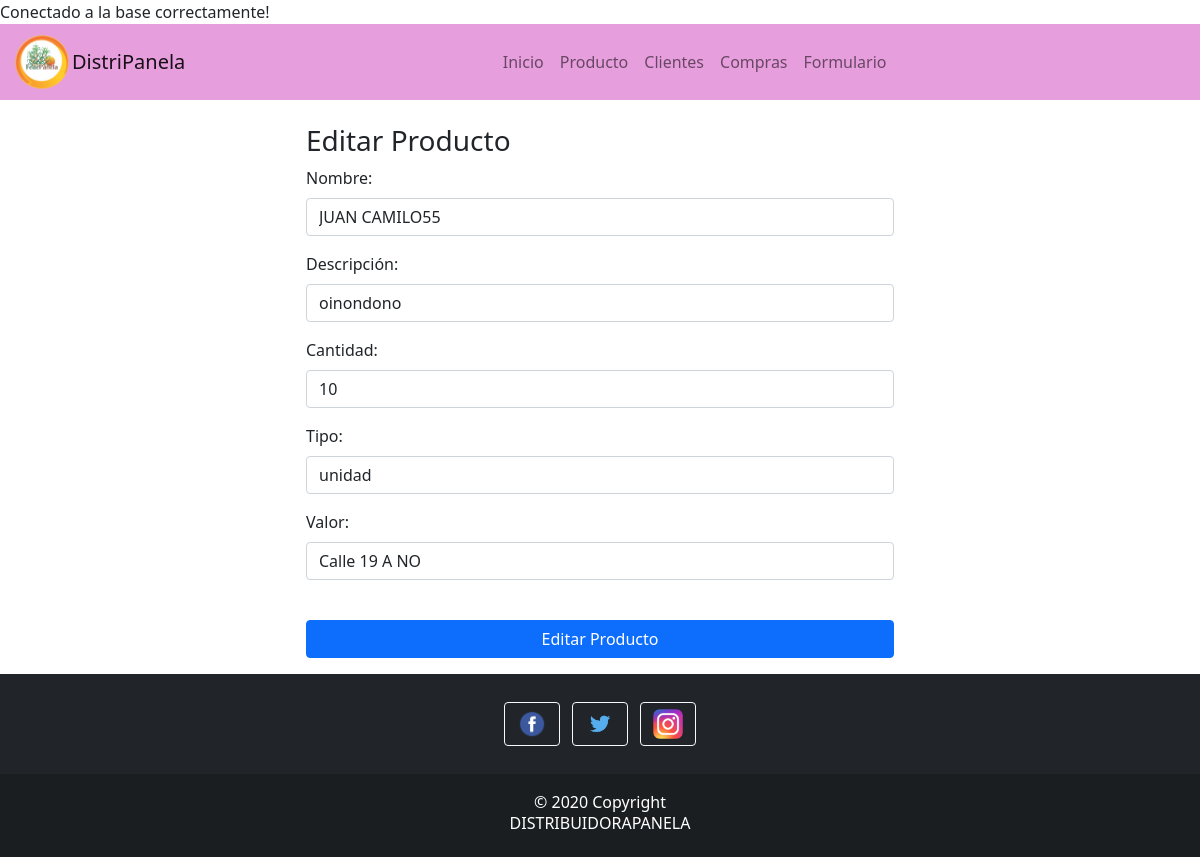
/actions/edit/editar_producto.php?id=17, run on the app's committed database.
### tables this page shows
CREATE TABLE `products` (
  `id` int(11) NOT NULL,
  `nombre` varchar(255) NOT NULL,
  `descripcion` varchar(255) NOT NULL,
  `cantidad` varchar(255) NOT NULL,
  `tipo` varchar(255) NOT NULL,
  `valor` varchar(255) NOT NULL,
  `USUARIOS_ID` int(11) NOT NULL
);

### models/products.php (called while the page is built, shortened)
<?php
class classProducts
{
    private $conn;
    private $db_table = "products";
    public function __construct($db)
    {
        $this->conn = $db;
    }
    public function search_one($id)
    {
        $query_search = 'SELECT  * FROM '. $this->db_table. ' WHERE id = :id';
        $stmt_search = $this->conn->prepare($query_search);
        $stmt_search->bindParam(':id', $id);
        $stmt_search->execute();
        $table_result_search = $stmt_search->fetch(PDO::FETCH_OBJ);
        return $table_result_search;
    }
}

### actions/edit/editar_producto.php (the view, shortened to what this page needs)
<?php include_once('../../config/connection_db.php')?>
<?php include_once('../../models/products.php')?>
<?php
$classDataBase = new classConnection_mysql;
$db = $classDataBase->connection();
$classProductos = new classProducts($db);
$id = $_GET['id'];
$obj_products = $classProductos->search_one($id);
?>
<!DOCTYPE html>
<html lang="en">
<head>
    <link href="https://cdn.jsdelivr.net/npm/bootstrap@5.0.2/dist/css/bootstrap.min.css" rel="stylesheet"
>
</head>
<body>
<header>
        <nav class="navbar navbar-expand-lg navbar-light" style="background-color: #e79edd;">
            <div class="container-fluid">
                <img src="../../img/logo-png.png" width="60" height="60" alt="">
                <a class="navbar-brand" href="#">DistriPanela</a>
                <div class="collapse navbar-collapse" id="navbarNavDropdown">
                    <ul class="navbar-nav mx-auto">
                        <li class="nav-item">
                            <a class="nav-link" aria-current="page" href="../../home.php">Inicio</a>
                        </li>
                        <li class="nav-item">
                            <a class="nav-link" href="../../producto.php">Producto</a>
                        </li>
                        <li class="nav-item">
                            <a class="nav-link" href="../../clientes.php">Clientes</a>
                        </li>
                        <li class="nav-item">
                            <a class="nav-link" href="../../compras.php">Compras</a>
                        </li>
                        <li class="nav-item">
                            <a class="nav-link" href="../../formulario.php">Formulario</a>
                        </li>
                    </ul>
                </div>
            </div>
        </nav>
    </header>
    <section>
    <div class="row">
        <div class="col-sm-6 offset-3">
        <br />
        <h3>Editar Producto</h3>
        <form method="POST" action="">
            <div class="mb-3">
                <label for="nombre" class="form-label">Nombre:</label>
                <input type="text" class="form-control" name="nombre" id="" value="<?php echo $obj_products->nombre?>">
            </div>
            <div class="mb-3">
                <label for="descripcion" class="form-label">Descripción:</label>
                <input type="text" class="form-control" name="descripcion" id="" value="<?php echo $obj_products->descripcion?>">
            </div>
            <div class="mb-3">
                <label for="cantidad" class="form-label">Cantidad:</label>
                <input type="text" class="form-control" name="cantidad" id="" value="<?php echo $obj_products->cantidad?>">
            </div>
            <div class="mb-3">
                <label for="tipo" class="form-label">Tipo:</label>
                <input type="text" class="form-control" name="tipo" id="" value="<?php echo $obj_products->tipo?>">
            </div>
            <div class="mb-3">
                <label for="valor" class="form-label">Valor:</label>
                <input type="text" class="form-control" name="valor" id="" value="<?php echo $obj_products->valor?>">
            </div>
            <br />
            <button type="submit" name="editarProducto" class="btn btn-primary w-100"><i class="bi bi-person-bounding-box"></i> Editar Producto</button>
            </form>
        </div>
    </div>
            </section>
    <footer class="bg-dark text-center text-white">
        <div class="container p-4 pb-0">
            <section class="mb-4">
                <a class="btn btn-outline-light btn-floating m-1" href="#!" role="button"><img src="../../img/facebook.png"
                        width="30" height="30" alt=""></a>
                <a class="btn btn-outline-light btn-floating m-1" href="#!" role="button"><img src="../../img/twitter.png"
                        width="30" height="30" alt=""></a>
                <a class="btn btn-outline-light btn-floating m-1" href="#!" role="button">
                    <img src="../../img/Instagram.png" width="30" height="30" alt=""></i></a>
            </section>
        </div>
        <div class="text-center p-3" style="background-color: rgba(0, 0, 0, 0.2);">
            © 2020 Copyright
            <h6>DISTRIBUIDORAPANELA</h6>
        </div>
    </footer>
</body>
</html>

### data on the page
products: nombre "JUAN CAMILO55", descripcion "oinondono", cantidad "10", tipo "unidad", valor "Calle 19 A NO"
